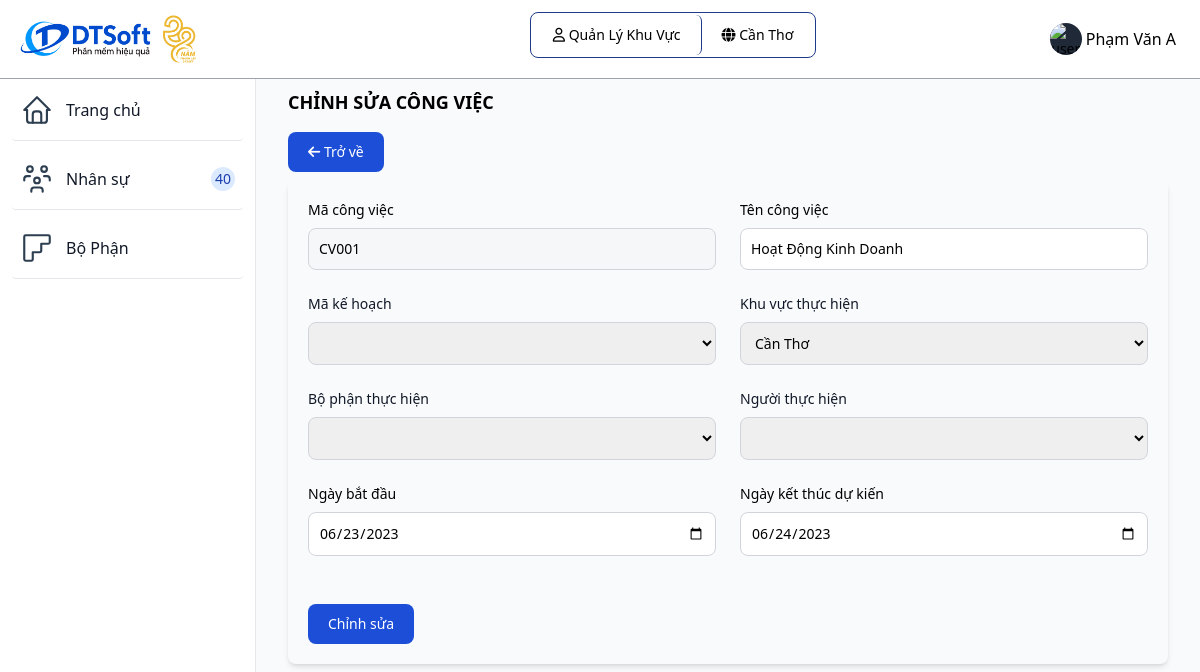
The app's page /chinhsuacongviec.php?id=CV001 (signed in) with its own data.
### tables this page shows
CREATE TABLE `vaitro` (
  `id_vaitro` varchar(10) NOT NULL,
  `tenvaitro` varchar(255) NOT NULL,
  `mota` varchar(255) NOT NULL
);

CREATE TABLE `khuvuc` (
  `id_khuvuc` varchar(10) NOT NULL,
  `tenkhuvuc` varchar(255) NOT NULL,
  `diachi` varchar(255) NOT NULL,
  `sdt` int(20) NOT NULL
);

CREATE TABLE `tiendocongviec` (
  `id_congviec` varchar(10) NOT NULL,
  `id_nguoidung` varchar(10) NOT NULL,
  `id_khuvuc` varchar(10) NOT NULL,
  `id_bophan` varchar(10) NOT NULL,
  `id_kehoachgiaoviec` varchar(10) NOT NULL,
  `tencongviec` varchar(255) NOT NULL,
  `trangthaicongviec` varchar(255) DEFAULT NULL,
  `thoigianbatdau` date NOT NULL,
  `thoigianketthucdukien` date NOT NULL,
  `thoigianketthuc` date DEFAULT NULL
);

### chinhsuacongviec.php (the view, shortened to what this page needs)
<?php
include "inc/header.php";
include "db/database.php";
?>
<?php
if (!isset($_GET['id']) || $_GET['id'] == NULL) {
  echo "Lỗi rồi";
} else {
  $id = $_GET['id'];
}
?>
<div class="p-4 sm:ml-64">
    <div class="p-4 mt-14">
        <div class="mb-4 font-bold text-lg uppercase">Chỉnh sửa công việc</div>
        <div class="mb-4">
            <div>
                <button type="button" class="text-white bg-blue-700 hover:bg-blue-800 focus:ring-4 focus:ring-blue-300 font-medium rounded-lg text-sm px-5 py-2.5 mr-2 mb-2 dark:bg-blue-600 dark:hover:bg-blue-700 focus:outline-none dark:focus:ring-blue-800">
                    <a href="congviec.php"><i class="fa-solid fa-arrow-left"></i> Trở về</a>
                </button>
            </div>
            <div class="relative overflow-x-auto shadow-md sm:rounded-lg p-5">
                <?php
                $sql = "SELECT * FROM tiendocongviec WHERE id_congviec = '$id'";
                $result = mysqli_query($connect, $sql);
                $row = mysqli_fetch_array($result);
                $macongviec = $row["id_congviec"];
                $tencongviec = $row["tencongviec"];
                $id_khuvuc = $row["id_khuvuc"];
                $ngaybatdau = $row["thoigianbatdau"];
                $ngayketthucdukien = $row["thoigianketthucdukien"];
                $sql_khuvuc = "SELECT `tenkhuvuc` FROM `khuvuc` WHERE `id_khuvuc` = '" . $id_khuvuc . "'";
                $result_khuvuc = mysqli_query($connect, $sql_khuvuc);
                $row_khuvuc = mysqli_fetch_array($result_khuvuc);
                $tenkhuvuc = $row_khuvuc["tenkhuvuc"];
                ?>
                <?php
                    $sql_kv = "SELECT * FROM khuvuc WHERE id_khuvuc = '$id_kv'";
                    $result_kv = mysqli_query($connect, $sql_kv);
                ?>
                <form method="POST">
                    <div class="grid gap-6 mb-6 md:grid-cols-2">
                        <div>
                            <label for="id_congviec" class="block mb-2 text-sm font-medium">Mã công việc</label>
                            <input name="tencongviec" type="text" class=" border border-gray-300 text-sm rounded-lg focus:ring-blue-500 focus:border-blue-500 block w-full p-2.5 dark:border-gray-600 dark:placeholder-gray-400 dark:focus:ring-blue-500 dark:focus:border-blue-500" value="<?php echo $macongviec;?>" disabled>
                        </div>
                        <div>
                            <label for="tencongviec" class="block mb-2 text-sm font-medium">Tên công việc</label>
                            <input name="tencongviec" type="text" class=" border border-gray-300 text-sm rounded-lg focus:ring-blue-500 focus:border-blue-500 block w-full p-2.5 dark:border-gray-600 dark:placeholder-gray-400 dark:focus:ring-blue-500 dark:focus:border-blue-500" value="<?php echo $tencongviec;?>" required>
                        </div>
                        <div>
                            <label for="id_kehoachgiaoviec" class="block mb-2 text-sm font-medium text-gray-900 dark:text-white">Mã kế hoạch</label>
                            <select name="id_kehoachgiaoviec" class="border border-gray-300 text-sm rounded-lg focus:ring-blue-500 focus:border-blue-500 block w-full p-2.5 dark:border-gray-600 dark:placeholder-gray-400 dark:focus:ring-blue-500 dark:focus:border-blue-500" require>
                            </select>
                        </div>
                        <div>
                            <label for="id_khuvuc" class="block mb-2 text-sm font-medium text-gray-900 dark:text-white">Khu vực thực hiện</label>
                            <select name="id_khuvuc" class="border border-gray-300 text-sm rounded-lg focus:ring-blue-500 focus:border-blue-500 block w-full p-2.5 dark:border-gray-600 dark:placeholder-gray-400 dark:focus:ring-blue-500 dark:focus:border-blue-500" require>
                                <?php foreach ($result_kv as $row) : ?>
                                        <option value="<?php echo $row['id_khuvuc']?>"
                                            <?php if($row['tenkhuvuc'] == $tenkhuvuc){
                                                        echo 'selected';
                                                    }
                                            ?>
                                        >
                                            <?php echo $row['tenkhuvuc']; ?>
                                        </option>
                                <?php endforeach ?>
                            </select>
                        </div>
                        <div>
                            <label for="id_bophan" class="block mb-2 text-sm font-medium text-gray-900 dark:text-white">Bộ phận thực hiện</label>
                            <select name="id_bophan" class="border border-gray-300 text-sm rounded-lg focus:ring-blue-500 focus:border-blue-500 block w-full p-2.5 dark:border-gray-600 dark:placeholder-gray-400 dark:focus:ring-blue-500 dark:focus:border-blue-500" require>
                            </select>
                        </div>
                        <div>
                            <label for="id_nguoidung" class="block mb-2 text-sm font-medium text-gray-900 dark:text-white">Người thực hiện</label>
                            <select name="id_nguoidung" class="border border-gray-300 text-sm rounded-lg focus:ring-blue-500 focus:border-blue-500 block w-full p-2.5 dark:border-gray-600 dark:placeholder-gray-400 dark:focus:ring-blue-500 dark:focus:border-blue-500" require>
                            </select>
                        </div>
                        <div class="mb-6">
                            <label for="thoigianbatdau" class="block mb-2 text-sm font-medium">Ngày bắt đầu</label>
                            <input
                                type="date" name="thoigianbatdau"
                                class="border border-gray-300 text-sm rounded-lg focus:ring-blue-500 focus:border-blue-500 block w-full p-2.5 dark:border-gray-600 dark:placeholder-gray-400 dark:focus:ring-blue-500 dark:focus:border-blue-500" placeholder="•••••••••" required
                                placeholder="Select a date" value="<?php echo $ngaybatdau ?>"/>
                        </div>
                        <div class="mb-6">
                            <label for="thoigianketthucdukien" class="block mb-2 text-sm font-medium">Ngày kết thúc dự kiến</label>
                            <input
                                type="date" name="thoigianketthucdukien"
                                class="border border-gray-300 text-sm rounded-lg focus:ring-blue-500 focus:border-blue-500 block w-full p-2.5 dark:border-gray-600 dark:placeholder-gray-400 dark:focus:ring-blue-500 dark:focus:border-blue-500" placeholder="•••••••••" required
                                placeholder="Select a date" value="<?php echo $ngayketthucdukien; ?>"/>
                        </div>
                    </div>
                    <button type="submit" class="text-white bg-blue-700 hover:bg-blue-800 focus:ring-4 focus:outline-none focus:ring-blue-300 font-medium rounded-lg text-sm w-full sm:w-auto px-5 py-2.5 text-center dark:bg-blue-600 dark:hover:bg-blue-700 dark:focus:ring-blue-800">Chỉnh sửa</button>
            </div>
        </div>
    </div>
</div>
</body>
</html>

### inc/header.php (shortened to what this page needs)
<?php
 include_once('db/connect.php');
 $id_kv = $_SESSION['id_khuvuc'];
?>
<!DOCTYPE html>
<html lang="en">
<head>
	<link href="https://unpkg.com/tailwindcss@2.2.19/dist/tailwind.min.css" rel=" stylesheet">
  <link rel="stylesheet" href="https://cdnjs.cloudflare.com/ajax/libs/font-awesome/6.4.0/css/all.min.css">
	<link href="https://cdn.datatables.net/1.10.19/css/jquery.dataTables.min.css" rel="stylesheet">
	<link href="https://cdn.datatables.net/responsive/2.2.3/css/responsive.dataTables.min.css" rel="stylesheet">
  <script src="https://cdn.tailwindcss.com"></script>
</head>
<body class="g-sidenav-show bg-slate-50" id="draggable">
  <nav class="fixed top-0 z-50 w-full bg-white border-b border-gray-400 dark:border-gray-100 text-black">
        <div class="px-3 py-3 lg:px-5 lg:pl-3">
          <div class="flex items-center justify-between">
            <div class="flex items-center justify-start">
              <a href="index.php" class="flex ml-2 md:mr-24">
                <img src="assets/img/logo.jpg" class="h-12 mr-3" alt="FlowBite Logo" />
              </a>
            </div>
	    <div class="divToHide flex items-center justify-start relative inline-flex items-center p-0.5 mb-2 mr-2 text-sm font-medium rounded-lg border border-blue-900">
              <span class="relative px-5 py-2.5 bg-white rounded-md border-r border-blue-900">
                <i class="fa-regular fa-user"></i>
                  <?php
                    $sql = "SELECT tenvaitro from vaitro where id_vaitro = '" . $_SESSION['id_vaitro'] ."'";
                    $result = mysqli_query($connect, $sql);
                    $row = mysqli_fetch_array($result);
                    echo $row['tenvaitro'];
                  ?>
              </span>
              <?php
              if ($_SESSION['id_vaitro'] != 'QTHT'){
              ?>
              <span class="relative px-5 py-2.5 bg-white rounded-md">
                  <i class="fa-solid fa-globe"></i>
                  <?php
                    $sql = "SELECT tenkhuvuc from khuvuc where id_khuvuc = '" . $_SESSION['id_khuvuc'] ."'";
                    $result = mysqli_query($connect, $sql);
                    $row = mysqli_fetch_array($result);
                    echo $row['tenkhuvuc'];
                  ?>
              </span>
              <?php
              }
              ?>
            </div>
            <div class="flex items-center divToHide">
                <div class="flex items-center ml-3">
                  <div class="flex">
                    <button type="button" class="flex text-sm bg-gray-800 rounded-full focus:ring-4 focus:ring-gray-300 dark:focus:ring-gray-600" aria-expanded="false" data-dropdown-toggle="dropdown-user">
                      <img class="w-8 h-8 rounded-full" src="https://flowbite.com/docs/images/people/profile-picture-5.jpg" alt="user photo">
                    </button>
                    <span class="text-black p-1 cursor-pointer" data-dropdown-toggle="dropdown-user"><?php echo $_SESSION['tennguoidung']; ?></span>
                  </div>
                </div>
              </div>
          </div>
        </div>
      </nav>
      <aside id="logo-sidebar" class="fixed top-0 left-0 z-40 w-64 h-screen pt-20 transition-transform -translate-x-full bg-white border-r border-gray-200 sm:translate-x-0 dark:border-gray-100
      h-96 overflow-y-scroll scrollbar-thick scrollbar-thumb-blue-500 scrollbar-track-blue-100
      " aria-label="Sidebar">
         <div class="h-full px-3 pb-4 overflow-y-auto bg-white">
            <ul class="space-y-2 font-medium">
               <li class="border-b rounded">
                  <a href="index.php" class="flex items-center p-2 text-gray-900 rounded-lg dark:text-black hover:bg-gray-100 dark:hover:bg-gray-200">
                     <span class="ml-3">Trang chủ</span>
                  </a>
               </li>
               <?php if($_SESSION['id_vaitro'] == 'QLKV' || $_SESSION['id_vaitro'] == 'QLBP') { ?>
               <li class="border-b rounded">
                  <a href="nhanvien.php" class="flex items-center p-2 text-gray-900 rounded-lg dark:text-black hover:bg-gray-100 dark:hover:bg-gray-200">
                     <span class="flex-1 ml-3 whitespace-nowrap">Nhân sự</span>
                     <span class="inline-flex items-center justify-center w-3 h-3 p-3 ml-3 text-sm font-medium text-blue-800 bg-blue-100 rounded-full dark:bg-blue-700 dark:text-white">40</span>
                  </a>
               </li>
                <?php } ?>
              <?php if($_SESSION['id_vaitro'] == 'QLKV') { ?>
               <li class="border-b rounded">
                  <a href="bophan.php" class="flex items-center p-2 text-gray-900 rounded-lg dark:text-black hover:bg-gray-100 dark:hover:bg-gray-200">
                    <span class="flex-1 ml-3 whitespace-nowrap">Bộ Phận</span>
                  </a>
               </li>
               <?php } ?>
            </ul>
         </div>
      </aside>

### records on screen
vaitro: tenvaitro "Quản Lý Khu Vực"
khuvuc: tenkhuvuc "Cần Thơ"
tiendocongviec: tencongviec "CV001", tencongviec "Hoạt Động Kinh Doanh", thoigianbatdau "06/23/2023", thoigianketthucdukien "06/24/2023"

### other values on screen
$_SESSION['tennguoidung'] "Phạm Văn A"
form field id_khuvuc "Cần Thơ"
